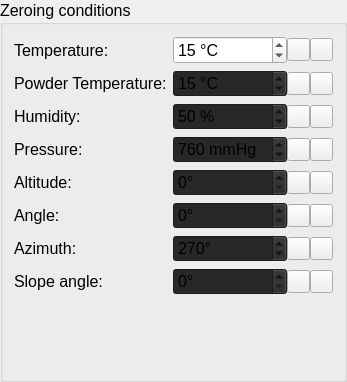
           <widget class="QGroupBox" name="groupBox_4">
            <property name="sizePolicy">
             <sizepolicy hsizetype="Expanding" vsizetype="Expanding">
              <horstretch>0</horstretch>
              <verstretch>0</verstretch>
             </sizepolicy>
            </property>
            <property name="minimumSize">
             <size>
              <width>270</width>
              <height>382</height>
             </size>
            </property>
            <property name="maximumSize">
             <size>
              <width>16777215</width>
              <height>16777215</height>
             </size>
            </property>
            <property name="font">
             <font>
              <pointsize>12</pointsize>
             </font>
            </property>
            <property name="styleSheet">
             <string notr="true"/>
            </property>
            <property name="title">
             <string>Zeroing conditions </string>
            </property>
            <layout class="QFormLayout" name="formLayout_4">
             <item row="0" column="0">
              <widget class="QLabel" name="label_19">
               <property name="font">
                <font>
                 <pointsize>12</pointsize>
                </font>
               </property>
               <property name="text">
                <string>Temperature:</string>
               </property>
              </widget>
             </item>
             <item row="0" column="1">
              <widget class="QWidget" name="widget_12" native="true">
               <property name="minimumSize">
                <size>
                 <width>0</width>
                 <height>0</height>
                </size>
               </property>
               <property name="maximumSize">
                <size>
                 <width>160</width>
                 <height>16777215</height>
                </size>
               </property>
               <layout class="QHBoxLayout" name="horizontalLayout_6">
                <property name="spacing">
                 <number>0</number>
                </property>
                <property name="leftMargin">
                 <number>0</number>
                </property>
                <property name="topMargin">
                 <number>0</number>
                </property>
                <property name="rightMargin">
                 <number>0</number>
                </property>
                <property name="bottomMargin">
                 <number>0</number>
                </property>
                <item>
                 <widget class="QSpinBox" name="z_temp">
                  <property name="font">
                   <font>
                    <pointsize>12</pointsize>
                   </font>
                  </property>
                  <property name="styleSheet">
                   <string notr="true"/>
                  </property>
                  <property name="showGroupSeparator" stdset="0">
                   <bool>false</bool>
                  </property>
                  <property name="suffix">
                   <string> °C</string>
                  </property>
                  <property name="value">
                   <number>15</number>
                  </property>
                 </widget>
                </item>
                <item>
                 <widget class="QPushButton" name="lPushButton_2">
                  <property name="sizePolicy">
                   <sizepolicy hsizetype="Fixed" vsizetype="Fixed">
                    <horstretch>0</horstretch>
                    <verstretch>0</verstretch>
                   </sizepolicy>
                  </property>
                  <property name="maximumSize">
                   <size>
                    <width>23</width>
                    <height>23</height>
                   </size>
                  </property>
                  <property name="text">
                   <string/>
                  </property>
                  <property name="icon">
                   <iconset>
                    <normaloff>.rsrc/res/drawable/arrowrlbtn21a.png</normaloff>.rsrc/res/drawable/arrowrlbtn21a.png</iconset>
                  </property>
                 </widget>
                </item>
                <item>
                 <widget class="QPushButton" name="rPushButton_2">
                  <property name="sizePolicy">
                   <sizepolicy hsizetype="Fixed" vsizetype="Fixed">
                    <horstretch>0</horstretch>
                    <verstretch>0</verstretch>
                   </sizepolicy>
                  </property>
                  <property name="maximumSize">
                   <size>
                    <width>23</width>
                    <height>23</height>
                   </size>
                  </property>
                  <property name="text">
                   <string/>
                  </property>
                  <property name="icon">
                   <iconset>
                    <normaloff>.rsrc/res/drawable/arrowlrbtn21a.png</normaloff>.rsrc/res/drawable/arrowlrbtn21a.png</iconset>
                  </property>
                 </widget>
                </item>
               </layout>
              </widget>
             </item>
             <item row="1" column="0">
              <widget class="QLabel" name="label_20">
               <property name="font">
                <font>
                 <pointsize>12</pointsize>
                </font>
               </property>
               <property name="text">
                <string>Powder Temperature:</string>
               </property>
              </widget>
             </item>
             <item row="1" column="1">
              <widget class="QWidget" name="widget_13" native="true">
               <property name="minimumSize">
                <size>
                 <width>0</width>
                 <height>0</height>
                </size>
               </property>
               <property name="maximumSize">
                <size>
                 <width>160</width>
                 <height>16777215</height>
                </size>
               </property>
               <layout class="QHBoxLayout" name="horizontalLayout_9">
                <property name="spacing">
                 <number>0</number>
                </property>
                <property name="leftMargin">
                 <number>0</number>
                </property>
                <property name="topMargin">
                 <number>0</number>
                </property>
                <property name="rightMargin">
                 <number>0</number>
                </property>
                <property name="bottomMargin">
                 <number>0</number>
                </property>
                <item>
                 <widget class="QSpinBox" name="z_powder_temp">
                  <property name="font">
                   <font>
                    <pointsize>12</pointsize>
                   </font>
                  </property>
                  <property name="styleSheet">
                   <string notr="true">background-color: rgb(40, 40, 40);
alternate-background-color: rgb(40, 40, 40);</string>
                  </property>
                  <property name="suffix">
                   <string> °C</string>
                  </property>
                  <property name="value">
                   <number>15</number>
                  </property>
                 </widget>
                </item>
                <item>
                 <widget class="QPushButton" name="lPushButton_3">
                  <property name="sizePolicy">
                   <sizepolicy hsizetype="Fixed" vsizetype="Fixed">
                    <horstretch>0</horstretch>
                    <verstretch>0</verstretch>
                   </sizepolicy>
                  </property>
                  <property name="maximumSize">
                   <size>
                    <width>23</width>
                    <height>23</height>
                   </size>
                  </property>
                  <property name="text">
                   <string/>
                  </property>
                  <property name="icon">
                   <iconset>
                    <normaloff>.rsrc/res/drawable/arrowrlbtn21a.png</normaloff>.rsrc/res/drawable/arrowrlbtn21a.png</iconset>
                  </property>
                 </widget>
                </item>
                <item>
                 <widget class="QPushButton" name="rPushButton_3">
                  <property name="sizePolicy">
                   <sizepolicy hsizetype="Fixed" vsizetype="Fixed">
                    <horstretch>0</horstretch>
                    <verstretch>0</verstretch>
                   </sizepolicy>
                  </property>
                  <property name="maximumSize">
                   <size>
                    <width>23</width>
                    <height>23</height>
                   </size>
                  </property>
                  <property name="text">
                   <string/>
                  </property>
                  <property name="icon">
                   <iconset>
                    <normaloff>.rsrc/res/drawable/arrowlrbtn21a.png</normaloff>.rsrc/res/drawable/arrowlrbtn21a.png</iconset>
                  </property>
                 </widget>
                </item>
               </layout>
              </widget>
             </item>
             <item row="2" column="0">
              <widget class="QLabel" name="label_21">
               <property name="font">
                <font>
                 <pointsize>12</pointsize>
                </font>
               </property>
               <property name="text">
                <string>Humidity:</string>
               </property>
              </widget>
             </item>
             <item row="2" column="1">
              <widget class="QWidget" name="widget_14" native="true">
               <property name="minimumSize">
                <size>
                 <width>0</width>
                 <height>0</height>
                </size>
               </property>
               <property name="maximumSize">
                <size>
                 <width>160</width>
                 <height>16777215</height>
                </size>
               </property>
               <layout class="QHBoxLayout" name="horizontalLayout_10">
                <property name="spacing">
                 <number>0</number>
                </property>
                <property name="leftMargin">
                 <number>0</number>
                </property>
                <property name="topMargin">
                 <number>0</number>
                </property>
                <property name="rightMargin">
                 <number>0</number>
                </property>
                <property name="bottomMargin">
                 <number>0</number>
                </property>
                <item>
                 <widget class="QSpinBox" name="z_humidity">
                  <property name="font">
                   <font>
                    <pointsize>12</pointsize>
                   </font>
                  </property>
                  <property name="styleSheet">
                   <string notr="true">background-color: rgb(40, 40, 40);
alternate-background-color: rgb(40, 40, 40);</string>
                  </property>
                  <property name="suffix">
                   <string> %</string>
                  </property>
                  <property name="value">
                   <number>50</number>
                  </property>
                 </widget>
                </item>
                <item>
                 <widget class="QPushButton" name="lPushButton_4">
                  <property name="sizePolicy">
                   <sizepolicy hsizetype="Fixed" vsizetype="Fixed">
                    <horstretch>0</horstretch>
                    <verstretch>0</verstretch>
                   </sizepolicy>
                  </property>
                  <property name="maximumSize">
                   <size>
                    <width>23</width>
                    <height>23</height>
                   </size>
                  </property>
                  <property name="text">
                   <string/>
                  </property>
                  <property name="icon">
                   <iconset>
                    <normaloff>.rsrc/res/drawable/arrowrlbtn21a.png</normaloff>.rsrc/res/drawable/arrowrlbtn21a.png</iconset>
                  </property>
                 </widget>
                </item>
                <item>
                 <widget class="QPushButton" name="rPushButton_4">
                  <property name="sizePolicy">
                   <sizepolicy hsizetype="Fixed" vsizetype="Fixed">
                    <horstretch>0</horstretch>
                    <verstretch>0</verstretch>
                   </sizepolicy>
                  </property>
                  <property name="maximumSize">
                   <size>
                    <width>23</width>
                    <height>23</height>
                   </size>
                  </property>
                  <property name="text">
                   <string/>
                  </property>
                  <property name="icon">
                   <iconset>
                    <normaloff>.rsrc/res/drawable/arrowlrbtn21a.png</normaloff>.rsrc/res/drawable/arrowlrbtn21a.png</iconset>
                  </property>
                 </widget>
                </item>
               </layout>
              </widget>
             </item>
             <item row="3" column="0">
              <widget class="QLabel" name="label_23">
               <property name="font">
                <font>
                 <pointsize>12</pointsize>
                </font>
               </property>
               <property name="text">
                <string>Pressure:</string>
               </property>
              </widget>
             </item>
             <item row="3" column="1">
              <widget class="QWidget" name="widget_15" native="true">
               <property name="minimumSize">
                <size>
                 <width>0</width>
                 <height>0</height>
                </size>
               </property>
               <property name="maximumSize">
                <size>
                 <width>160</width>
                 <height>16777215</height>
                </size>
               </property>
               <layout class="QHBoxLayout" name="horizontalLayout_11">
                <property name="spacing">
                 <number>0</number>
                </property>
                <property name="leftMargin">
                 <number>0</number>
                </property>
                <property name="topMargin">
                 <number>0</number>
                </property>
                <property name="rightMargin">
                 <number>0</number>
                </property>
                <property name="bottomMargin">
                 <number>0</number>
                </property>
                <item>
                 <widget class="QSpinBox" name="z_pressure">
                  <property name="font">
                   <font>
                    <pointsize>12</pointsize>
                   </font>
                  </property>
                  <property name="styleSheet">
                   <string notr="true">background-color: rgb(40, 40, 40);
alternate-background-color: rgb(40, 40, 40);</string>
                  </property>
                  <property name="suffix">
                   <string> mmHg</string>
                  </property>
                  <property name="maximum">
                   <number>1100</number>
                  </property>
                  <property name="value">
                   <number>760</number>
                  </property>
                 </widget>
                </item>
                <item>
                 <widget class="QPushButton" name="lPushButton_5">
                  <property name="sizePolicy">
                   <sizepolicy hsizetype="Fixed" vsizetype="Fixed">
                    <horstretch>0</horstretch>
                    <verstretch>0</verstretch>
                   </sizepolicy>
                  </property>
                  <property name="maximumSize">
                   <size>
                    <width>23</width>
                    <height>23</height>
                   </size>
                  </property>
                  <property name="text">
                   <string/>
                  </property>
                  <property name="icon">
                   <iconset>
                    <normaloff>.rsrc/res/drawable/arrowrlbtn21a.png</normaloff>.rsrc/res/drawable/arrowrlbtn21a.png</iconset>
                  </property>
                 </widget>
                </item>
                <item>
                 <widget class="QPushButton" name="rPushButton_5">
                  <property name="sizePolicy">
                   <sizepolicy hsizetype="Fixed" vsizetype="Fixed">
                    <horstretch>0</horstretch>
                    <verstretch>0</verstretch>
                   </sizepolicy>
                  </property>
                  <property name="maximumSize">
                   <size>
                    <width>23</width>
                    <height>23</height>
                   </size>
                  </property>
                  <property name="text">
                   <string/>
                  </property>
                  <property name="icon">
                   <iconset>
                    <normaloff>.rsrc/res/drawable/arrowlrbtn21a.png</normaloff>.rsrc/res/drawable/arrowlrbtn21a.png</iconset>
                  </property>
                 </widget>
                </item>
               </layout>
              </widget>
             </item>
             <item row="4" column="0">
              <widget class="QLabel" name="label_8">
               <property name="font">
                <font>
                 <pointsize>12</pointsize>
                </font>
               </property>
               <property name="text">
                <string>Altitude:</string>
               </property>
              </widget>
             </item>
             <item row="4" column="1">
              <widget class="QWidget" name="widget_17" native="true">
               <property name="minimumSize">
                <size>
                 <width>0</width>
                 <height>0</height>
                </size>
               </property>
               <property name="maximumSize">
                <size>
                 <width>160</width>
                 <height>16777215</height>
                </size>
               </property>
               <layout class="QHBoxLayout" name="horizontalLayout_13">
                <property name="spacing">
                 <number>0</number>
                </property>
                <property name="leftMargin">
                 <number>0</number>
                </property>
                <property name="topMargin">
                 <number>0</number>
                </property>
                <property name="rightMargin">
                 <number>0</number>
                </property>
                <property name="bottomMargin">
                 <number>0</number>
                </property>
                <item>
                 <widget class="QSpinBox" name="z_altitude">
                  <property name="font">
                   <font>
                    <pointsize>12</pointsize>
                   </font>
                  </property>
                  <property name="styleSheet">
                   <string notr="true">background-color: rgb(40, 40, 40);
alternate-background-color: rgb(40, 40, 40);</string>
                  </property>
                  <property name="suffix">
                   <string>°</string>
                  </property>
                  <property name="maximum">
                   <number>1000</number>
                  </property>
                  <property name="value">
                   <number>0</number>
                  </property>
                 </widget>
                </item>
                <item>
                 <widget class="QPushButton" name="lPushButton_6">
                  <property name="sizePolicy">
                   <sizepolicy hsizetype="Fixed" vsizetype="Fixed">
                    <horstretch>0</horstretch>
                    <verstretch>0</verstretch>
                   </sizepolicy>
                  </property>
                  <property name="maximumSize">
                   <size>
                    <width>23</width>
                    <height>23</height>
                   </size>
                  </property>
                  <property name="text">
                   <string/>
                  </property>
                  <property name="icon">
                   <iconset>
                    <normaloff>.rsrc/res/drawable/arrowrlbtn21a.png</normaloff>.rsrc/res/drawable/arrowrlbtn21a.png</iconset>
                  </property>
                 </widget>
                </item>
                <item>
                 <widget class="QPushButton" name="rPushButton_6">
                  <property name="sizePolicy">
                   <sizepolicy hsizetype="Fixed" vsizetype="Fixed">
                    <horstretch>0</horstretch>
                    <verstretch>0</verstretch>
                   </sizepolicy>
                  </property>
                  <property name="maximumSize">
                   <size>
                    <width>23</width>
                    <height>23</height>
                   </size>
                  </property>
                  <property name="text">
                   <string/>
                  </property>
                  <property name="icon">
                   <iconset>
                    <normaloff>.rsrc/res/drawable/arrowlrbtn21a.png</normaloff>.rsrc/res/drawable/arrowlrbtn21a.png</iconset>
                  </property>
                 </widget>
                </item>
               </layout>
              </widget>
             </item>
             <item row="5" column="0">
              <widget class="QLabel" name="label_24">
               <property name="font">
                <font>
                 <pointsize>12</pointsize>
                </font>
               </property>
               <property name="text">
                <string>Angle:</string>
               </property>
              </widget>
             </item>
             <item row="5" column="1">
              <widget class="QWidget" name="widget_18" native="true">
               <property name="minimumSize">
                <size>
                 <width>0</width>
                 <height>0</height>
                </size>
               </property>
               <property name="maximumSize">
                <size>
                 <width>160</width>
                 <height>16777215</height>
                </size>
               </property>
               <layout class="QHBoxLayout" name="horizontalLayout_14">
                <property name="spacing">
                 <number>0</number>
                </property>
                <property name="leftMargin">
                 <number>0</number>
                </property>
                <property name="topMargin">
                 <number>0</number>
                </property>
                <property name="rightMargin">
                 <number>0</number>
                </property>
                <property name="bottomMargin">
                 <number>0</number>
                </property>
                <item>
                 <widget class="QSpinBox" name="z_angle">
                  <property name="font">
                   <font>
                    <pointsize>12</pointsize>
                   </font>
                  </property>
                  <property name="styleSheet">
                   <string notr="true">background-color: rgb(40, 40, 40);
alternate-background-color: rgb(40, 40, 40);</string>
                  </property>
                  <property name="suffix">
                   <string>°</string>
                  </property>
                  <property name="maximum">
                   <number>359</number>
                  </property>
                  <property name="value">
                   <number>0</number>
                  </property>
                 </widget>
                </item>
                <item>
                 <widget class="QPushButton" name="lPushButton_7">
                  <property name="sizePolicy">
                   <sizepolicy hsizetype="Fixed" vsizetype="Fixed">
                    <horstretch>0</horstretch>
                    <verstretch>0</verstretch>
                   </sizepolicy>
                  </property>
                  <property name="maximumSize">
                   <size>
                    <width>23</width>
                    <height>23</height>
                   </size>
                  </property>
                  <property name="text">
                   <string/>
                  </property>
                  <property name="icon">
                   <iconset>
                    <normaloff>.rsrc/res/drawable/arrowrlbtn21a.png</normaloff>.rsrc/res/drawable/arrowrlbtn21a.png</iconset>
                  </property>
                 </widget>
                </item>
                <item>
                 <widget class="QPushButton" name="rPushButton_7">
                  <property name="sizePolicy">
                   <sizepolicy hsizetype="Fixed" vsizetype="Fixed">
                    <horstretch>0</horstretch>
                    <verstretch>0</verstretch>
                   </sizepolicy>
                  </property>
                  <property name="maximumSize">
                   <size>
                    <width>23</width>
                    <height>23</height>
                   </size>
                  </property>
                  <property name="text">
                   <string/>
                  </property>
                  <property name="icon">
                   <iconset>
                    <normaloff>.rsrc/res/drawable/arrowlrbtn21a.png</normaloff>.rsrc/res/drawable/arrowlrbtn21a.png</iconset>
                  </property>
                 </widget>
                </item>
               </layout>
              </widget>
             </item>
             <item row="6" column="0">
              <widget class="QLabel" name="label_25">
               <property name="font">
                <font>
                 <pointsize>12</pointsize>
                </font>
               </property>
               <property name="text">
                <string>Azimuth:</string>
               </property>
              </widget>
             </item>
             <item row="6" column="1">
              <widget class="QWidget" name="widget_19" native="true">
               <property name="minimumSize">
                <size>
                 <width>0</width>
                 <height>0</height>
                </size>
               </property>
               <property name="maximumSize">
                <size>
                 <width>160</width>
                 <height>16777215</height>
                </size>
               </property>
               <layout class="QHBoxLayout" name="horizontalLayout_15">
                <property name="spacing">
                 <number>0</number>
                </property>
                <property name="leftMargin">
                 <number>0</number>
                </property>
                <property name="topMargin">
                 <number>0</number>
                </property>
                <property name="rightMargin">
                 <number>0</number>
                </property>
                <property name="bottomMargin">
                 <number>0</number>
                </property>
                <item>
                 <widget class="QSpinBox" name="z_azimuth">
                  <property name="font">
                   <font>
                    <pointsize>12</pointsize>
                   </font>
                  </property>
                  <property name="styleSheet">
                   <string notr="true">background-color: rgb(40, 40, 40);
alternate-background-color: rgb(40, 40, 40);</string>
                  </property>
                  <property name="suffix">
                   <string>°</string>
                  </property>
                  <property name="maximum">
                   <number>359</number>
                  </property>
                  <property name="value">
                   <number>270</number>
                  </property>
                 </widget>
                </item>
                <item>
                 <widget class="QPushButton" name="lPushButton_8">
                  <property name="sizePolicy">
                   <sizepolicy hsizetype="Fixed" vsizetype="Fixed">
                    <horstretch>0</horstretch>
                    <verstretch>0</verstretch>
                   </sizepolicy>
                  </property>
                  <property name="maximumSize">
                   <size>
                    <width>23</width>
                    <height>23</height>
                   </size>
                  </property>
                  <property name="text">
                   <string/>
                  </property>
                  <property name="icon">
                   <iconset>
                    <normaloff>.rsrc/res/drawable/arrowrlbtn21a.png</normaloff>.rsrc/res/drawable/arrowrlbtn21a.png</iconset>
                  </property>
                 </widget>
                </item>
                <item>
                 <widget class="QPushButton" name="rPushButton_8">
                  <property name="sizePolicy">
                   <sizepolicy hsizetype="Fixed" vsizetype="Fixed">
                    <horstretch>0</horstretch>
                    <verstretch>0</verstretch>
                   </sizepolicy>
                  </property>
                  <property name="maximumSize">
                   <size>
                    <width>23</width>
                    <height>23</height>
                   </size>
                  </property>
                  <property name="text">
                   <string/>
                  </property>
                  <property name="icon">
                   <iconset>
                    <normaloff>.rsrc/res/drawable/arrowlrbtn21a.png</normaloff>.rsrc/res/drawable/arrowlrbtn21a.png</iconset>
                  </property>
                 </widget>
                </item>
               </layout>
              </widget>
             </item>
             <item row="7" column="0">
              <widget class="QLabel" name="label_26">
               <property name="font">
                <font>
                 <pointsize>12</pointsize>
                </font>
               </property>
               <property name="text">
                <string>Slope angle:</string>
               </property>
              </widget>
             </item>
             <item row="7" column="1">
              <widget class="QWidget" name="widget_16" native="true">
               <property name="minimumSize">
                <size>
                 <width>0</width>
                 <height>0</height>
                </size>
               </property>
               <property name="maximumSize">
                <size>
                 <width>160</width>
                 <height>16777215</height>
                </size>
               </property>
               <layout class="QHBoxLayout" name="horizontalLayout_12">
                <property name="spacing">
                 <number>0</number>
                </property>
                <property name="leftMargin">
                 <number>0</number>
                </property>
                <property name="topMargin">
                 <number>0</number>
                </property>
                <property name="rightMargin">
                 <number>0</number>
                </property>
                <property name="bottomMargin">
                 <number>0</number>
                </property>
                <item>
                 <widget class="QSpinBox" name="z_slope_angle">
                  <property name="font">
                   <font>
                    <pointsize>12</pointsize>
                   </font>
                  </property>
                  <property name="styleSheet">
                   <string notr="true">background-color: rgb(40, 40, 40);
alternate-background-color: rgb(40, 40, 40);</string>
                  </property>
                  <property name="suffix">
                   <string>°</string>
                  </property>
                  <property name="maximum">
                   <number>359</number>
                  </property>
                  <property name="value">
                   <number>0</number>
                  </property>
                 </widget>
                </item>
                <item>
                 <widget class="QPushButton" name="lPushButton_9">
                  <property name="sizePolicy">
                   <sizepolicy hsizetype="Fixed" vsizetype="Fixed">
                    <horstretch>0</horstretch>
                    <verstretch>0</verstretch>
                   </sizepolicy>
                  </property>
                  <property name="maximumSize">
                   <size>
                    <width>23</width>
                    <height>23</height>
                   </size>
                  </property>
                  <property name="text">
                   <string/>
                  </property>
                  <property name="icon">
                   <iconset>
                    <normaloff>.rsrc/res/drawable/arrowrlbtn21a.png</normaloff>.rsrc/res/drawable/arrowrlbtn21a.png</iconset>
                  </property>
                 </widget>
                </item>
                <item>
                 <widget class="QPushButton" name="rPushButton_9">
                  <property name="sizePolicy">
                   <sizepolicy hsizetype="Fixed" vsizetype="Fixed">
                    <horstretch>0</horstretch>
                    <verstretch>0</verstretch>
                   </sizepolicy>
                  </property>
                  <property name="maximumSize">
                   <size>
                    <width>23</width>
                    <height>23</height>
                   </size>
                  </property>
                  <property name="text">
                   <string/>
                  </property>
                  <property name="icon">
                   <iconset>
                    <normaloff>.rsrc/res/drawable/arrowlrbtn21a.png</normaloff>.rsrc/res/drawable/arrowlrbtn21a.png</iconset>
                  </property>
                 </widget>
                </item>
               </layout>
              </widget>
             </item>
            </layout>
           </widget>
